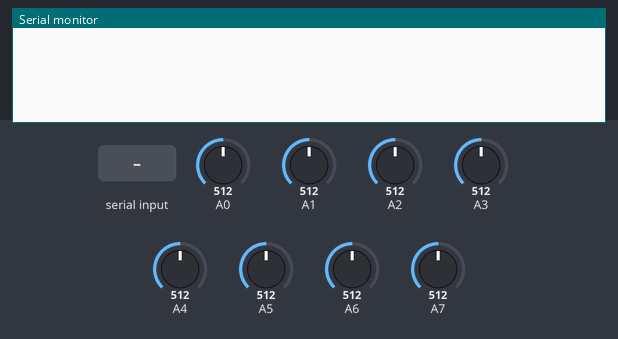
Recording of a sketch running on a simulated Arduino Uno, built with avr-gcc and run on an emulated ATmega328P. Shown: the last lines printed to the serial monitor. The inputs (shaded band) are chosen by the test bench; at power-on: A0 = 512, A1 = 512, A2 = 512, A3 = 512, A4 = 512, A5 = 512, A6 = 512, A7 = 512.

Above: at 1.2 s.
1.3 s: "1\n" received over Serial
At 2.1 s:
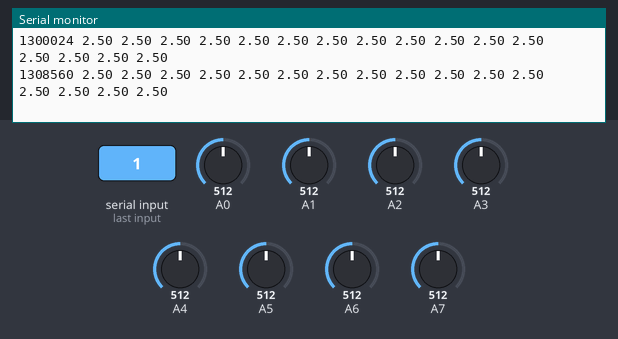
2.8 s: "0\n" received over Serial
At 3.3 s:
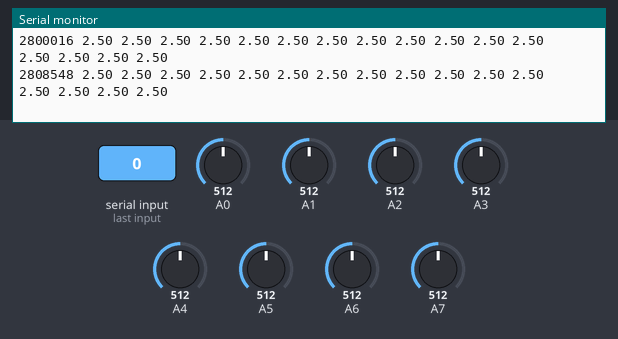
Timing chart, 0 to 5.8 s (numbered marks = the images above; inputs shaded):
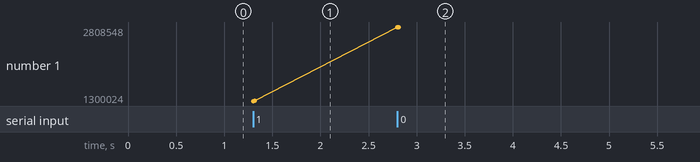

The sketch:

wave.ino
```cpp
#define Sensors 16  // Arduino1機に繋いでいるセンサの数

unsigned long time;
float voltage[Sensors];
int i;  // ループカウンタ

void setup() {
  Serial.begin(57600);
}

void loop() {
  if (Serial.available() > 0) {   // PC側でser.writeが実行されれば真に
    time = micros();  // 動作開始からのマイクロ時間を取得
    Serial.print(time); // PC側に送信
    Serial.print(" ");

    for (i=0; i<Sensors; i++) {
      voltage[i] = (analogRead(i)/1024.0)*5.0;  // 電圧の取得と5V化
      if(voltage[i] >= 4.9)   // 誤差の除去
        voltage[i] = 4.99;
      Serial.print(voltage[i]);   // PC側に送信
      if(i < Sensors-1)
        Serial.print(" ");
    }
    Serial.print("\n");   // 全てのセンサの電圧を取得できたら改行

    Serial.read();  // Serial.available()を0に戻す
  }
}
```

Measured:
- after the input at 1.3 s, the serial monitor: prints a new line at once (image 1)
- after the input at 2.8 s, the serial monitor: prints a new line at once (image 2)
- plotted number 1: 1308560 → 2808548 after the input at 2.8 s
